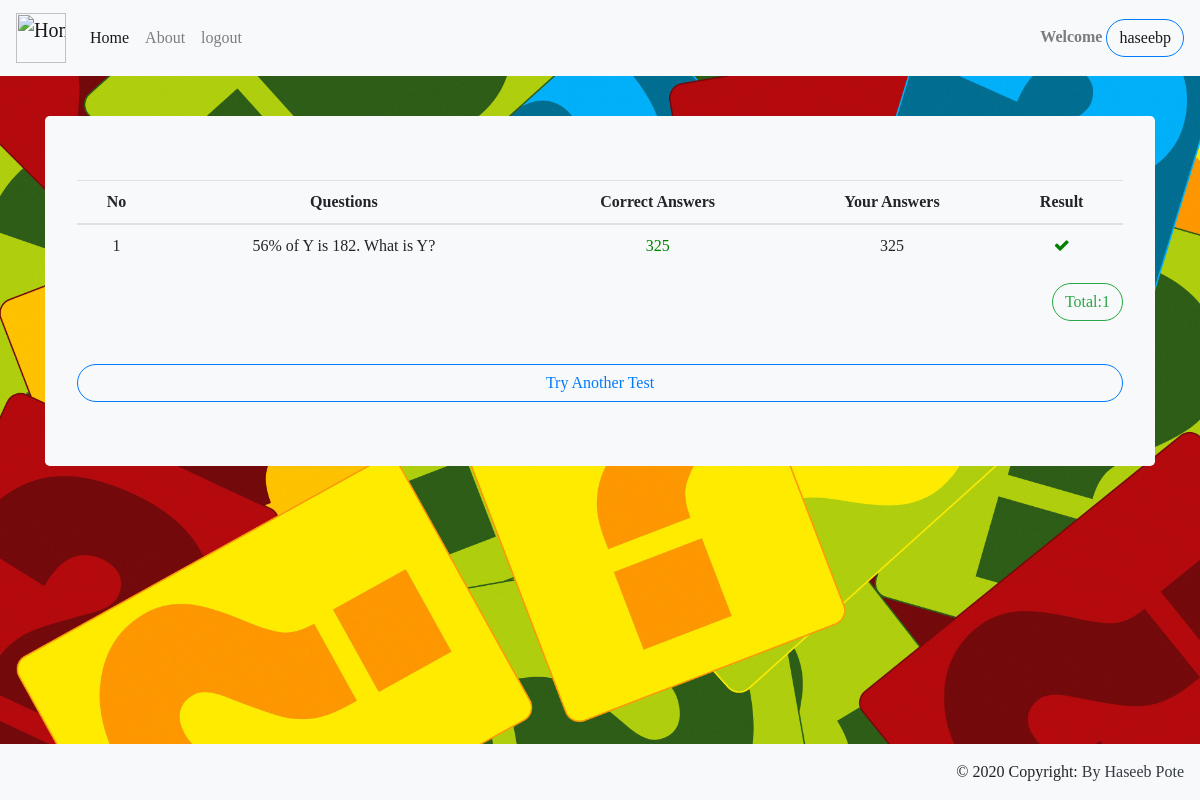
/testresults (signed in), run on the app's committed database.
### feedback/models.py (models this page shows, shortened)
class registertion(models.Model):
    user = models.OneToOneField(User, on_delete=models.CASCADE)
    department = models.CharField(max_length=50)
    semester = models.CharField(max_length=50)

class TestResults(models.Model):
    user = models.ForeignKey(User, on_delete=models.CASCADE)
    question = models.ForeignKey(Createquestions,on_delete=models.CASCADE)
    answer = models.CharField(max_length=900)
    count = models.CharField(max_length=100 , default=0)
    subjects = models.CharField(max_length=900)
    total = models.CharField(max_length=100,default=0)

class Createquestions(models.Model):
    question = models.CharField(max_length=900)
    option1 = models.CharField(max_length=100)
    option2 = models.CharField(max_length=100)
    option3 = models.CharField(max_length=100)
    option4 = models.CharField(max_length=100)
    correctanswer = models.CharField(max_length=100)
    subjects = models.CharField(max_length=100)

### feedback/views.py (the view)
# urls.py: path('testresults',views.test_results, name="results"),
@require_http_methods(["GET","POST"])
@login_required(login_url='userlogin')
def test_results(request):
    if request.method == "GET":
        detail = registertion.objects.get(user=request.user)
        n = TestResults.objects.all()
        for a in n :
            results = TestResults.objects.filter(user=request.user, subjects=a.subjects)
        for b in n:
            counted = TestResults.objects.filter(user=request.user,count=1,subjects=b.subjects)
            b.total =len(counted)
            print(b.total)
            b.save()
        context = {
            'detail':detail,
            'results':results,
            'total':len(counted)
            }
        return render(request,'testresults.html',context)

### templates/testresults.html (shortened to what this page needs)
<html>
  {% load static %}
    <head>
        <link rel="stylesheet" href="https://cdn.jsdelivr.net/npm/bootstrap@4.5.3/dist/css/bootstrap.min.css">
        <link rel="stylesheet" href="https://cdnjs.cloudflare.com/ajax/libs/font-awesome/4.7.0/css/font-awesome.min.css">
        <link rel="stylesheet" href="{% static '/css/main.css' %}">
    </head>
    <body>
      <nav class="navbar navbar-expand-lg navbar-light bg-light fixed">
        <a class="navbar-brand" href="{% url 'userlogin' %}"><img src="https://image.shutterstock.com/image-vector/quiz-icon-logo-260nw-1298743501.jpg" class="imgwidth" alt="Home"></a>
        <div class="collapse navbar-collapse" id="navbarText">
          <ul class="navbar-nav mr-auto">
            <li class="nav-item active">
              <a class="nav-link"  href="{% url 'index' %}">Home <span class="sr-only">(current)</span></a>
            </li>
            <li class="nav-item">
              <a class="nav-link" href="{% url 'about' %}">About <span class="sr-only">(current)</span></a>
            </li>
            <li class="nav-item">
              <a class="nav-link" href="{% url 'logout' %}">logout <span class="sr-only">(current)</span></a>
            </li>
          </ul>
          <span class="navbar-text">
            <strong>Welcome</strong> <a class="btn btn-outline-primary" href="{% url  'userinfo' user.id %}">{{ detail.user.username }}</a>
          </span>
        </div>
      </nav>
          <div class="container top_40">
              <div class="jumbotron bg-light margin">
                <table class="table table-hover table-resp text-center">
                  <thead>
                    <th>No</th>
                    <th>Questions</th>
                    <th>Correct Answers</th>
                    <th> Your Answers</th>
                    <th>Result</th>
                  </thead>
                  <tbody>
                    {% for r in results %}
                    <tr>
                      <td>{{forloop.counter}}</td>
                      <td class="tdwid50">{{r.question.question}}</td>
                      <td class="correct">{{ r.question.correctanswer }}</td>
                      <td>{{r.answer}}</td>
                      <td>
                        {% if r.count == "1" %}
                        <i class="fa fa-check correct" aria-hidden="true" ></i>
                        {% else %}
                        <i class="fa fa-times red" aria-hidden="true" ></i>
                        {% endif %}
                      </td>
                    </tr>
                    {% endfor %}
                  </tbody>
                </table>
                <div class="float-right">
                    <h3 class="btn btn-outline-success">Total:{{total}}</h3>
                </div><br>
                <br>
                <div class="text-center">
                  <a href="{% url 'index' %}" class="btn btn-outline-primary form-control">Try  Another Test</a>
                </div>
          </div>
          </div>
          <footer class="bg-light text-center text-lg-start fixed-bottom">
            <div class="text-right p-3">
              © 2020 Copyright:
              <a class="text-dark" href="{% url 'about' %}">By Haseeb Pote</a>
            </div>
          </footer>
    </body>
</html>

### static/css/main.css (style rules this page uses)
body { background-image: url('/static/images/bg-image.jpg'); font-family: 'Times New Roman', Times, serif; background-position: center; background-repeat: no-repeat; background-size: cover; }
.top_40 { margin-top: 40px; }
.correct { color:green; }
table { font-size: medium; }
.btn { border-radius: 50px; }
.table-resp { width: 100%; overflow-x: auto; }
.imgwidth { width: 50; }

### data on the page
registertion: user.username "haseebp"
TestResults: question.question "56% of Y is 182. What is Y?", question.correctanswer "325", answer "325", count "1" (drawn)

### other printed values
{{ total }} "1"
